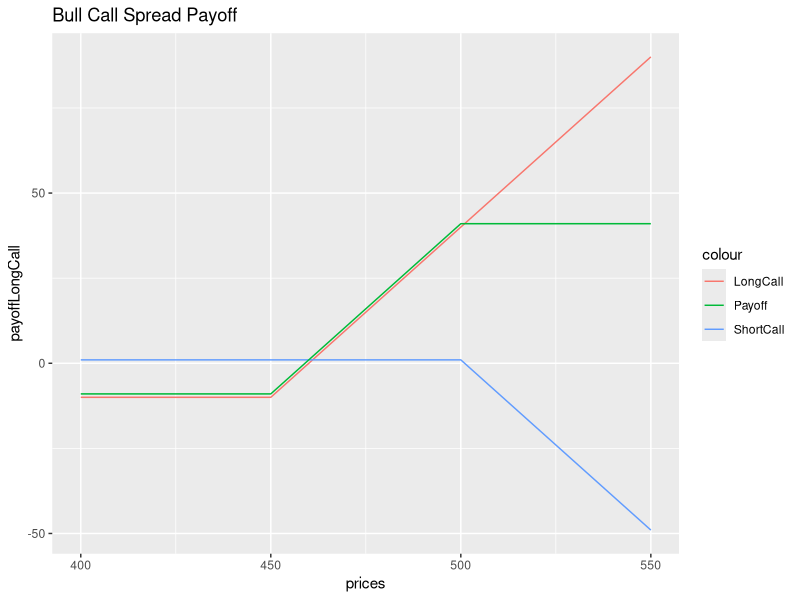

Reproduce this figure in R.
library(ggplot2)


prices <- seq(400, 550,1) # Vector of prices
k_low = 450  # Low Strike price for call
k_high = 500 # High Strike Price for call 

premium_low = 10
premium_high = 1

# Intrinsic Value and Payoff long call
intrinsicValueLongCall <- prices - k_low - premium_low
payoffLongCall <- pmax(-premium_low,intrinsicValueLongCall)

# Intrinsic Value and Payoff short call
intrinsicValueShortCall <- prices - k_high - premium_high
payoffShortCall <- pmin(premium_high,-intrinsicValueShortCall)

# Strategy Payoff
payoff <- rowSums(cbind(payoffLongCall,payoffShortCall))

# Generate a dataframe with the payoffLongCall, payoffShortCall and payoff vectors
# in order to plot the strategy payoffs using ggplot
results <- data.frame(cbind(payoffLongCall,payoffShortCall,payoff))

ggplot(results, aes(x=prices)) + 
  geom_line(aes(y = payoffLongCall, color = "LongCall")) + 
  geom_line(aes(y = payoffShortCall, color="ShortCall"))+
  geom_line(aes(y=payoff, color = 'Payoff')) +
  ggtitle("Bull Call Spread Payoff")  